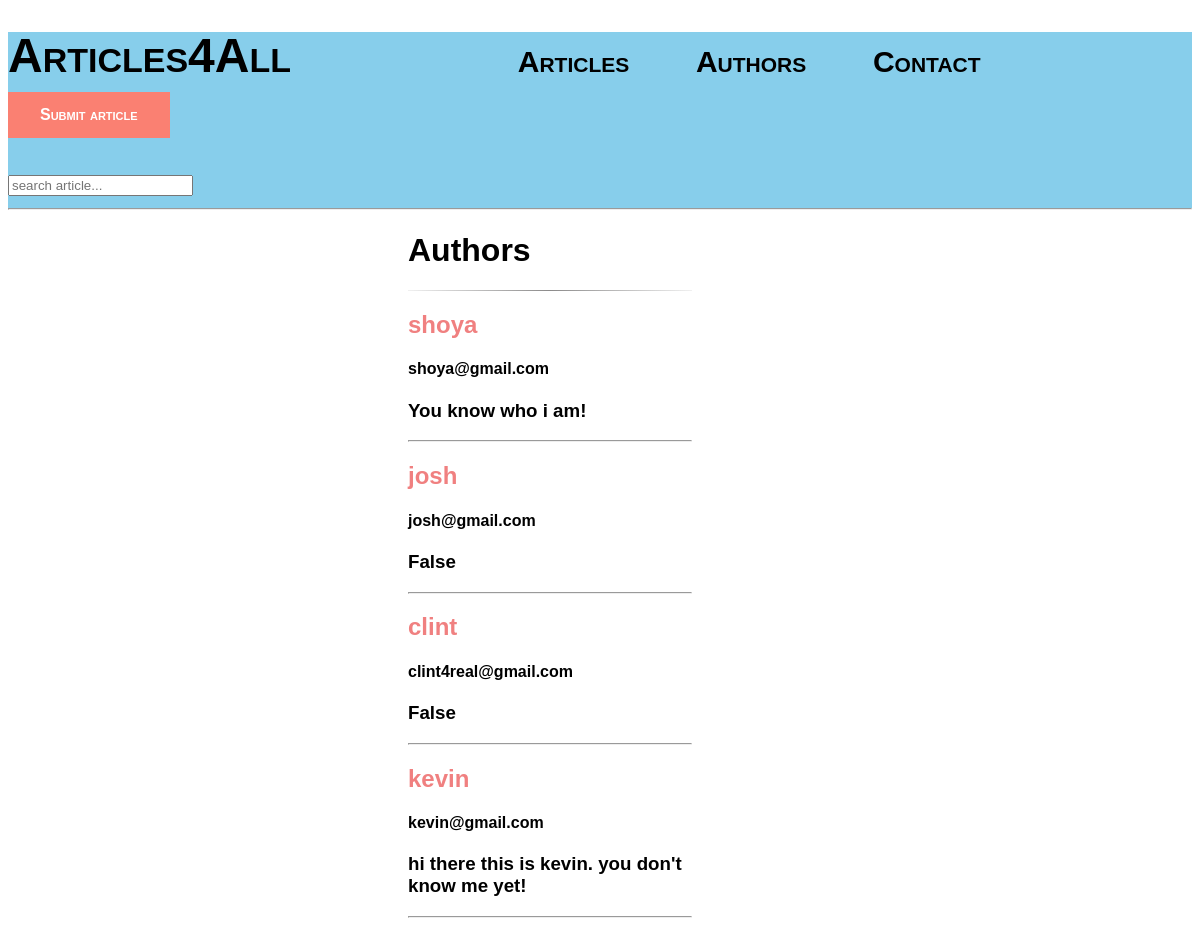
/author/, run on an earlier commit of the app's database.
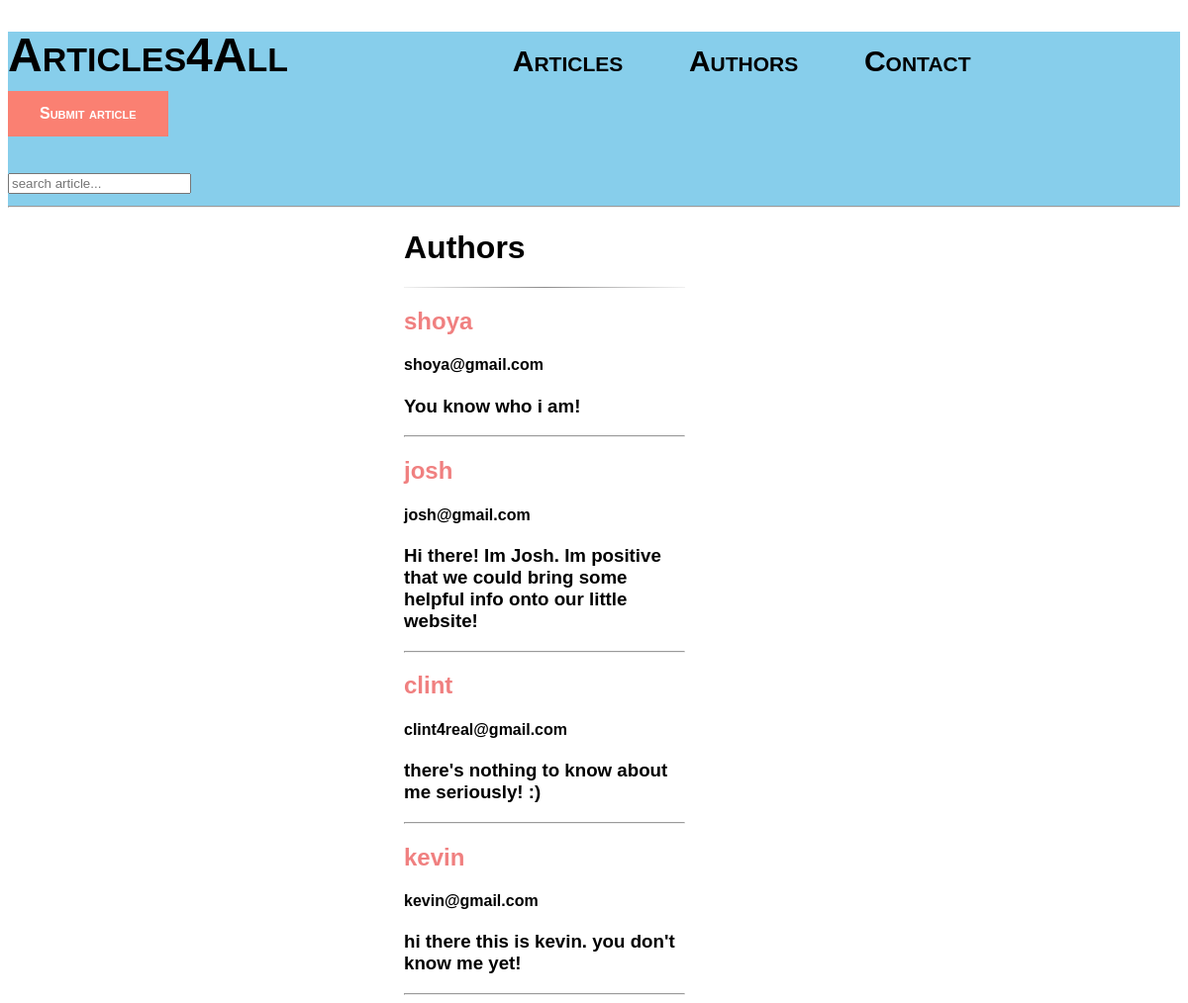
And on a later commit of the database.
### articles/models.py (models this page shows, shortened)
class Author(models.Model):
	name = models.CharField(max_length=40)
	age = models.CharField(max_length=3)
	email = models.EmailField(max_length=50)
	about = models.CharField(max_length=500)

### articles/views.py (the view)
# urls.py: path('author/', AuthorListView.as_view(), name='authors-page'),
class AuthorListView(View):
	template_name = 'article/authors.html'
	query_set = Author.objects.all()
	def get_queryset(self):
		return self.query_set
	def get(self, request, *args, **kwargs):
		context = {'object': self.get_queryset()}
		return render(request, self.template_name, context)

### articles/templates/article/authors.html
{% include 'base.html' %}
{% block content %}
	<div style="position: relative; margin-left: 400px; margin-right: 500px;">
		<h1 style="font-family: monaco, sans-serif;">Authors</h1>
		<hr style="border: 0;
	  height: 1px;
	  background-image: -webkit-linear-gradient(left, #f0f0f0, #8c8b8b, #f0f0f0);
	  background-image: -moz-linear-gradient(left, #f0f0f0, #8c8b8b, #f0f0f0);
	  background-image: -ms-linear-gradient(left, #f0f0f0, #8c8b8b, #f0f0f0);
	  background-image: -o-linear-gradient(left, #f0f0f0, #8c8b8b, #f0f0f0);">
		{% for author in object %}
			<h2 style="position: relative; font-family: candara, sans-serif ;text-decoration: none; color: lightcoral;">{{author.name}}</h2>
			<h4 style="font-family: cambira, sans-serif;">{{author.email}}</h4>
			<h3 style="font-family: rockwell, sans-serif;">{{author.about}}</h3>
			<hr>
	{% endfor %}
</div>
{% endblock %}

What changed in the data, as far as the page shows it:
changed Author "josh": about "False" → "Hi there! Im Josh. Im positive that we could bring some helpful info onto our little website!"
changed Author "clint": about "False" → "there's nothing to know about me seriously! :)"
